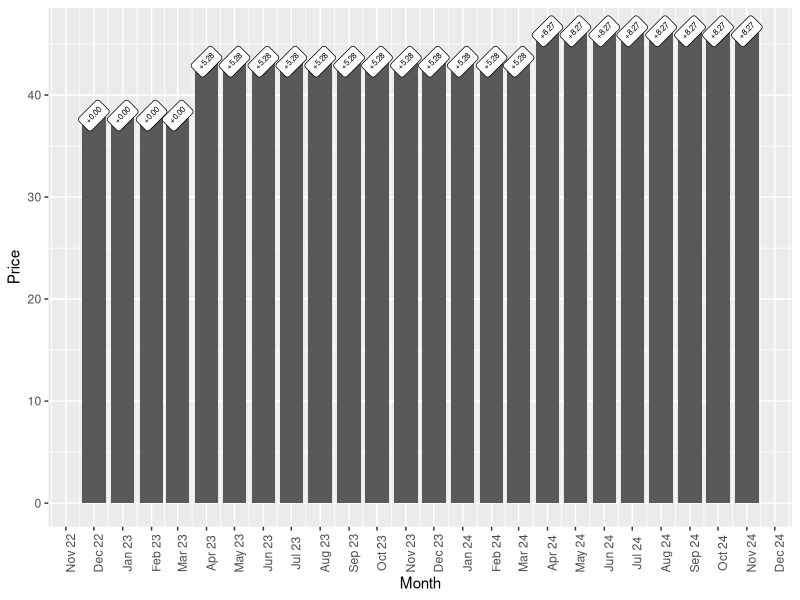

Here is the R script that generated this plot:
library(lubridate)
library(dplyr)
library(ggplot2)
library(ggtext)

calcIncr <- function(price, rate) {
  newPrice = price * (1+(rate + 3.9)/100)
  return(newPrice)
}

# external variables
contractLength = 24
startPrice = 37.99
upfrontCost = 99
rateCPI23 = 10
dateCPI23 = as.Date('2023-03-31')
rateCPI24 = 3
dateCPI24 = as.Date('2024-03-31')
startDate = as.Date('2022-12-01')

# calc end of contract
endDate = startDate %m+% months(contractLength) - days(1)
# generate list of months over contract
contractMonths = seq(startDate, endDate, "month")

# create data from
df = data.frame(Month = contractMonths, Price = startPrice)


df = df %>% 
  # calc 2023 increase
  mutate(
    Price = case_when(
      Month > dateCPI23 ~ calcIncr(Price, rateCPI23),
      TRUE ~ as.numeric(Price)
    )
  ) %>%
  # calc 2024 increase
  mutate(
    Price = case_when(
      Month > dateCPI24 ~ calcIncr(Price, rateCPI24),
      TRUE ~ as.numeric(Price)
    )
  )

# calc total cost
sum(df$Price) + upfrontCost

df = df %>%
  mutate(Diff = Price - startPrice)

ggplot(df, aes(x = Month, y = Price)) +
  geom_col() +
  geom_richtext(label = sprintf("+%.2f", df$Diff), size = 2, angle =45) +
  scale_x_date(date_labels = "%b %y", date_breaks = '1 month') +
  theme(axis.text.x = element_text(angle = 90),
        )
